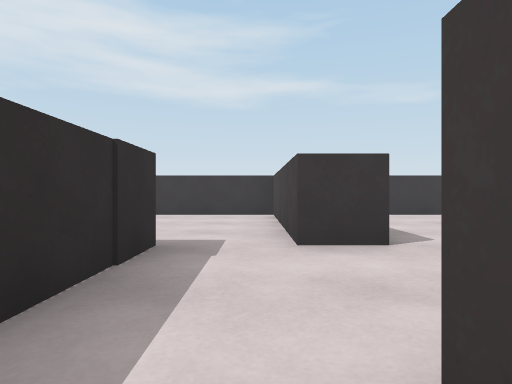
View 1 (above)

23 first-person views from a walk through a Unity game level. The camera is 0.58 m above the floor, looks level and sees 75° across. The floor is counted in squares, 1 m on a side. Each view is taken from the middle of a square. On the plan, view 1 faces up. The plan holds only what a view shows up to about 9 squares ahead; the rest is blank. The player character is not drawn.

View 2
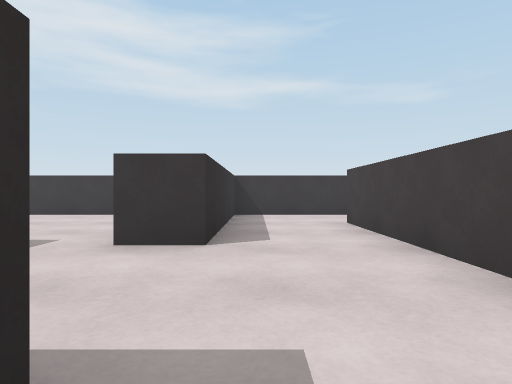

View 3
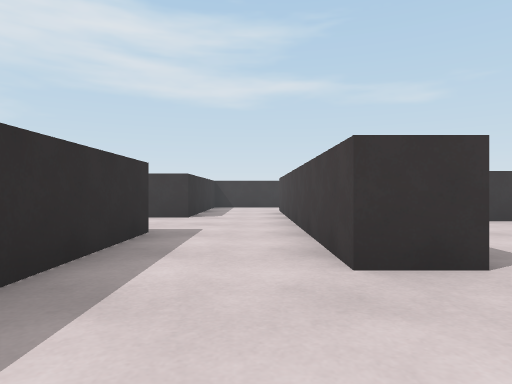

View 4
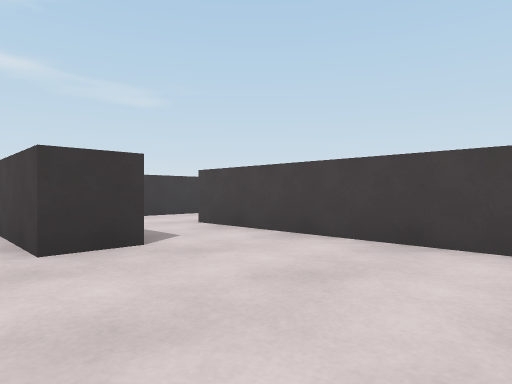

View 5
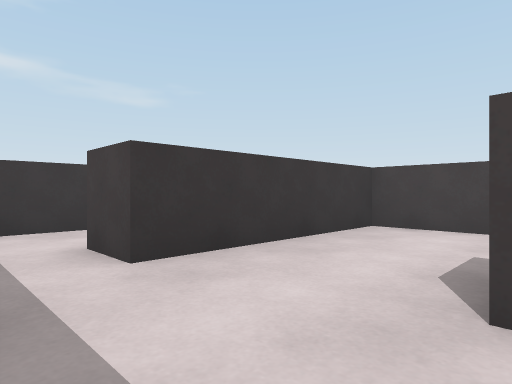

View 6
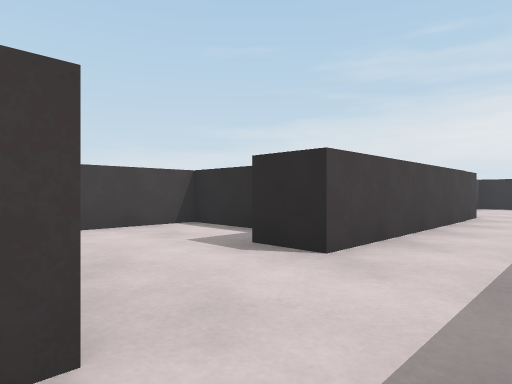

View 7
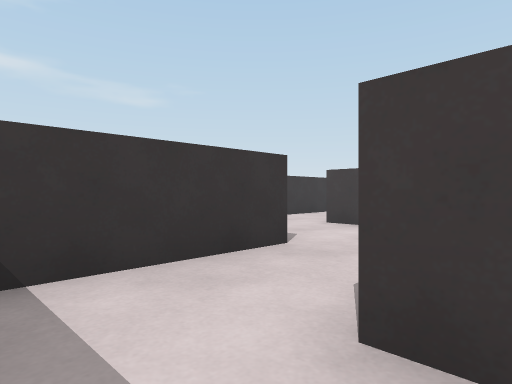

View 8
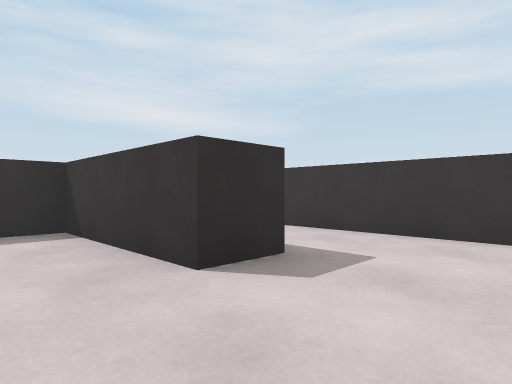

View 9
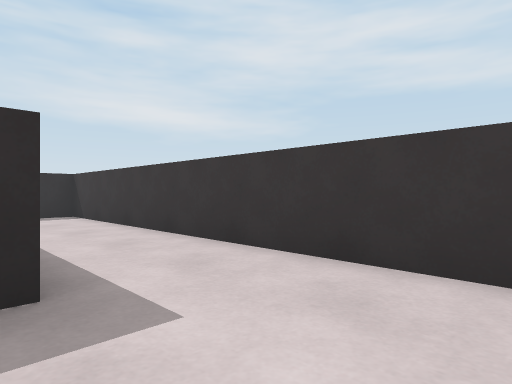

View 10
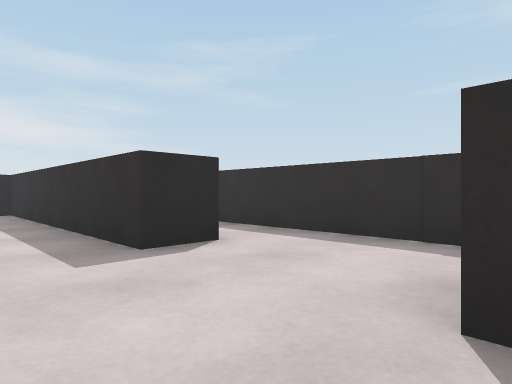

View 11
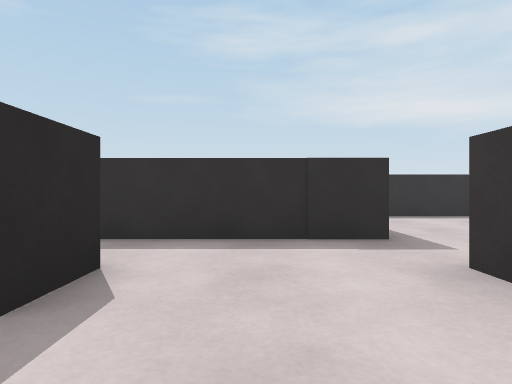

View 12
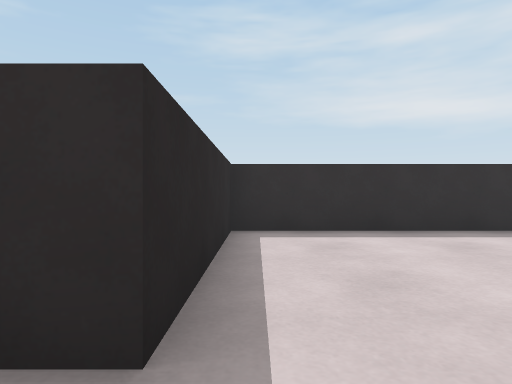

View 13
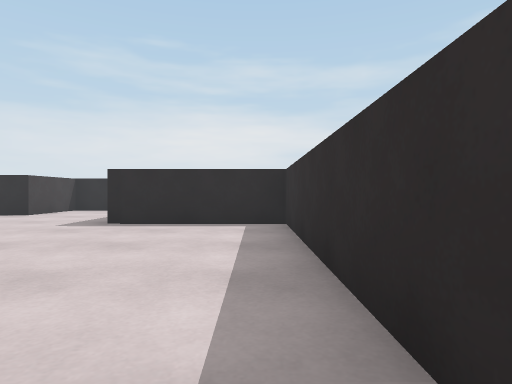

View 14
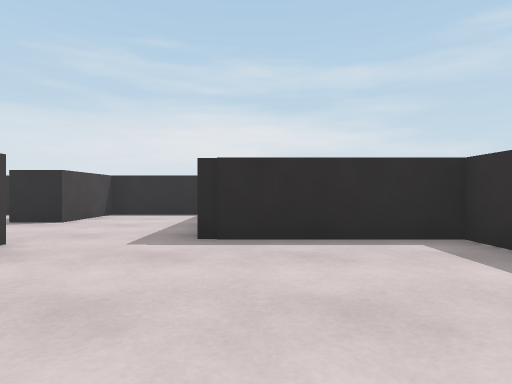

View 15
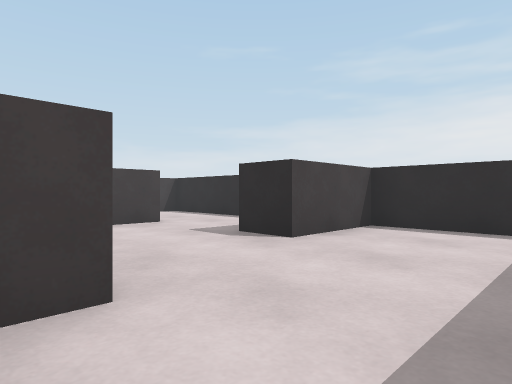

View 16
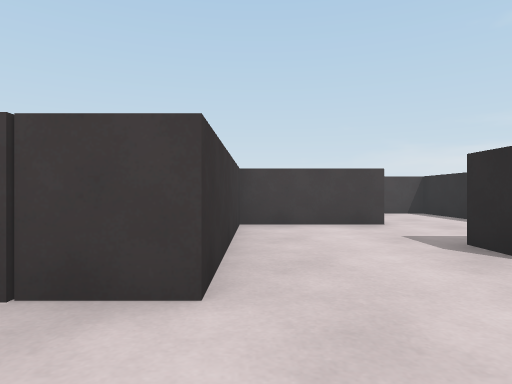

View 17
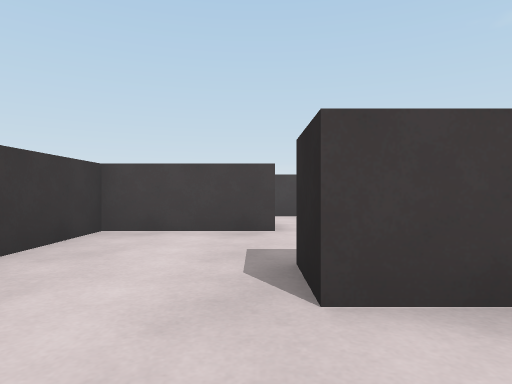

View 18
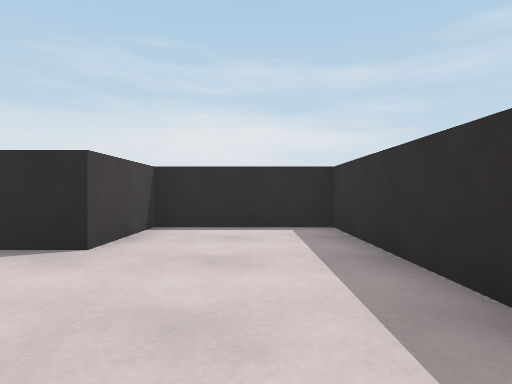

View 19
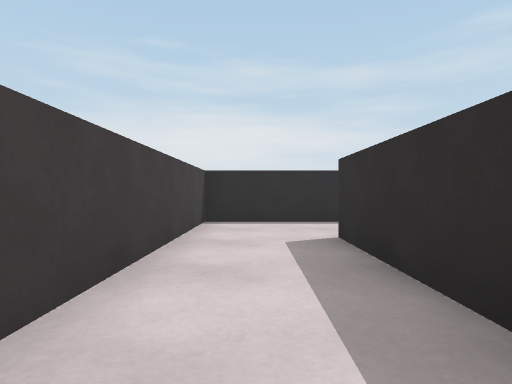

View 20
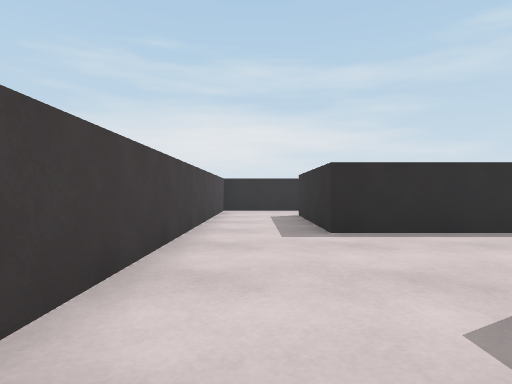

View 21
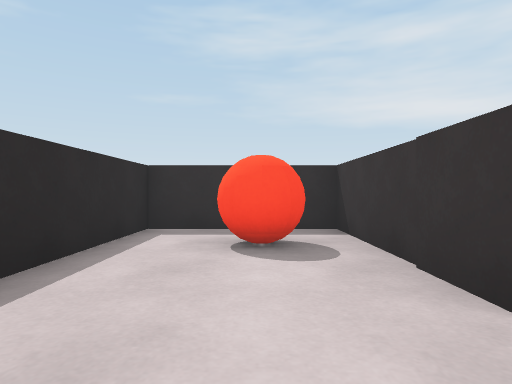

View 22
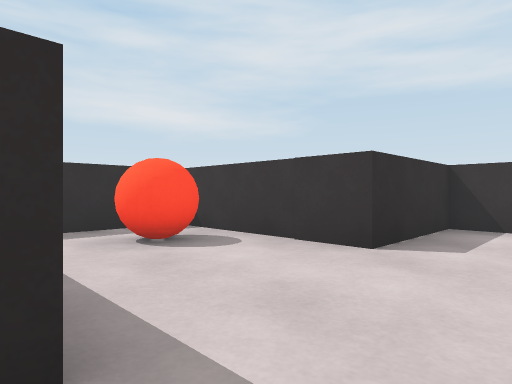

View 23
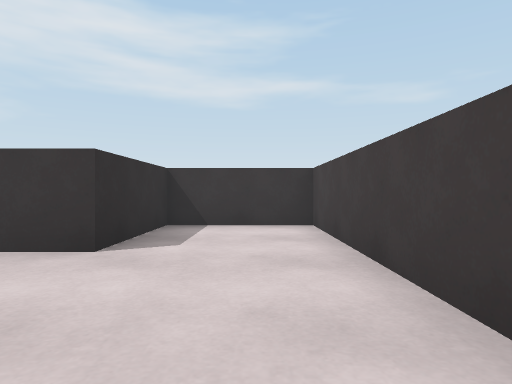

### Floor plan
Ten units are one square. View 1 is at (0, 0); x grows to the right and y downward. Boxes are objects, and circles mark ways between rooms. Rooms are numbered by the first view taken in them; rooms with no view inside come last. Other rooms are left out.
<svg viewBox="-55 -90 200 200">
<path fill="none" stroke="#000" d="M-11 -36 -11 12M4 -8 14 -8 14 14M79 -65 79 -54 64 -54M37 15 37 -64M104 -59 104 -66M98 -85 14 -85 14 -36 5 -36M48 15 37 15M14 14 14 61 48 61M68 57 68 15M88 7 104 7 104 -26 62 -26 62 -38M68 15 68 -3 78 -3M5 -36 5 -85 -38 -85M-50 -79 -50 -36 -11 -36M47 66 47 105 77 105 77 83 88 83M109 84 109 57 68 57M102 105 140 105 140 -8 114 -8 114 18 78 18 78 47 119 47 119 84M64 -54 47 -54 47 -46"/>
<rect x="85" y="25" width="10" height="10" fill="#bbb"><title>red ball</title></rect>
<circle cx="25" cy="5" r="3" fill="#2a7"/>
<circle cx="0" cy="-30" r="3" fill="#2a7"/>
<circle cx="70" cy="-45" r="3" fill="#2a7"/>
<circle cx="55" cy="5" r="3" fill="#2a7"/>
<circle cx="55" cy="60" r="3" fill="#2a7"/>
<circle cx="55" cy="-30" r="3" fill="#2a7"/>
<circle cx="115" cy="95" r="3" fill="#2a7"/>
<text x="30" y="-50">1</text>
<text x="40" y="30">2</text>
<text x="70" y="-10">3</text>
<text x="-20" y="-60">4</text>
<text x="70" y="80">5</text>
<text x="110" y="40">6</text>
<text x="50" y="-50">7</text>
</svg>
Room 1 opens to room 2. Room 1 opens to room 4. Room 1 opens to room 7. Room 2 opens to room 3. Room 2 opens to room 5. Room 3 opens to room 7. Room 5 opens to room 6.

Where each view was taken, in squares from view 1:
view 1: 0 up, 0 right, facing up
view 2: 0 up, 2 right, facing up
view 3: 4 down, 3 right, facing up
view 4: 5 down, 3 right, facing up-right
view 5: 0 up, 5 right, facing up-right
view 6: 3 up, 5 right, facing down-right
view 7: 3 up, 5 right, facing up-right
view 8: 4 up, 10 right, facing up-left
view 9: 6 up, 10 right, facing up-left
view 10: 4 up, 3 right, facing down-left
view 11: 2 up, 3 right, facing left
view 12: 4 up, 0 right, facing left
view 13: 0 up, 2 right, facing down
view 14: 2 down, 4 right, facing down
view 15: 5 down, 5 right, facing down-right
view 16: 6 down, 5 right, facing right
view 17: 8 down, 6 right, facing right
view 18: 5 down, 6 right, facing down
view 19: 4 down, 13 right, facing down
view 20: 0 up, 13 right, facing down
view 21: 3 down, 13 right, facing left
view 22: 5 down, 13 right, facing up-left
view 23: 5 down, 13 right, facing up
